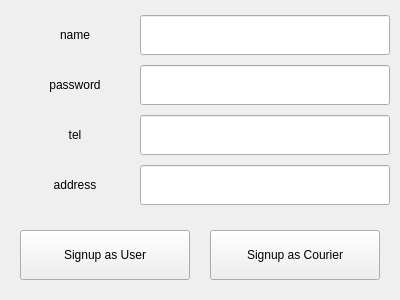
<?xml version="1.0" encoding="UTF-8"?>
<ui version="4.0">
 <class>SignUp</class>
 <widget class="QWidget" name="SignUp">
  <property name="geometry">
   <rect>
    <x>0</x>
    <y>0</y>
    <width>400</width>
    <height>300</height>
   </rect>
  </property>
  <property name="windowTitle">
   <string>Form</string>
  </property>
  <widget class="QLabel" name="label_name">
   <property name="geometry">
    <rect>
     <x>10</x>
     <y>10</y>
     <width>130</width>
     <height>50</height>
    </rect>
   </property>
   <property name="text">
    <string>name</string>
   </property>
   <property name="alignment">
    <set>Qt::AlignCenter</set>
   </property>
  </widget>
  <widget class="QLabel" name="label_password">
   <property name="geometry">
    <rect>
     <x>10</x>
     <y>60</y>
     <width>130</width>
     <height>50</height>
    </rect>
   </property>
   <property name="text">
    <string>password</string>
   </property>
   <property name="alignment">
    <set>Qt::AlignCenter</set>
   </property>
  </widget>
  <widget class="QLabel" name="label_tel">
   <property name="geometry">
    <rect>
     <x>10</x>
     <y>110</y>
     <width>130</width>
     <height>50</height>
    </rect>
   </property>
   <property name="text">
    <string>tel</string>
   </property>
   <property name="alignment">
    <set>Qt::AlignCenter</set>
   </property>
  </widget>
  <widget class="QLabel" name="label_address">
   <property name="geometry">
    <rect>
     <x>10</x>
     <y>160</y>
     <width>130</width>
     <height>50</height>
    </rect>
   </property>
   <property name="text">
    <string>address</string>
   </property>
   <property name="alignment">
    <set>Qt::AlignCenter</set>
   </property>
  </widget>
  <widget class="QLineEdit" name="lineEdit_name">
   <property name="geometry">
    <rect>
     <x>140</x>
     <y>15</y>
     <width>250</width>
     <height>40</height>
    </rect>
   </property>
  </widget>
  <widget class="QLineEdit" name="lineEdit_password">
   <property name="geometry">
    <rect>
     <x>140</x>
     <y>65</y>
     <width>250</width>
     <height>40</height>
    </rect>
   </property>
  </widget>
  <widget class="QLineEdit" name="lineEdit_tel">
   <property name="geometry">
    <rect>
     <x>140</x>
     <y>115</y>
     <width>250</width>
     <height>40</height>
    </rect>
   </property>
  </widget>
  <widget class="QLineEdit" name="lineEdit_address">
   <property name="geometry">
    <rect>
     <x>140</x>
     <y>165</y>
     <width>250</width>
     <height>40</height>
    </rect>
   </property>
  </widget>
  <widget class="QPushButton" name="pushButton_user">
   <property name="geometry">
    <rect>
     <x>20</x>
     <y>230</y>
     <width>170</width>
     <height>50</height>
    </rect>
   </property>
   <property name="text">
    <string>Signup as User</string>
   </property>
  </widget>
  <widget class="QPushButton" name="pushButton_courier">
   <property name="geometry">
    <rect>
     <x>210</x>
     <y>230</y>
     <width>170</width>
     <height>50</height>
    </rect>
   </property>
   <property name="text">
    <string>Signup as Courier</string>
   </property>
  </widget>
 </widget>
 <resources/>
 <connections/>
</ui>
